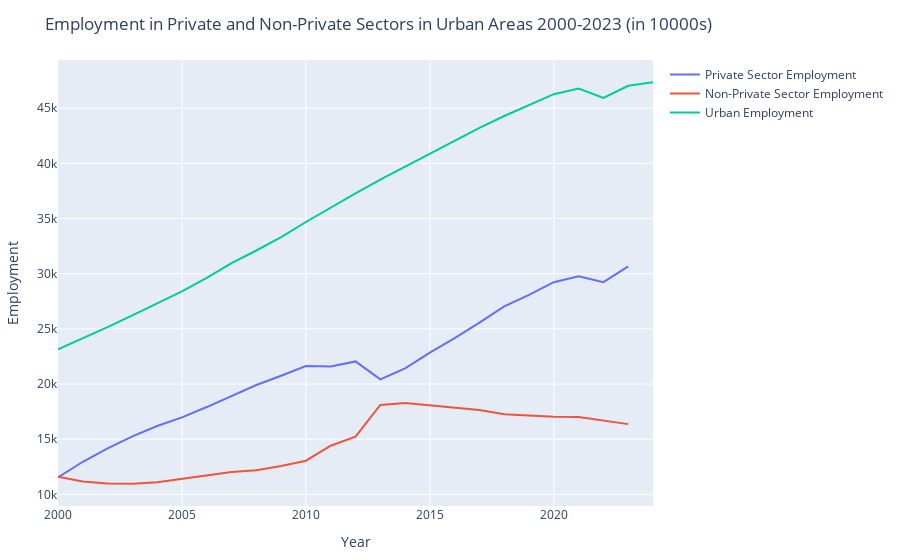

The notebook cell this image was saved under:
### Code cell
#Comparing Private and Non-Private Sector Employment in Urban Areas
df_overview."Urban Private Sector Employment" = df_overview."Urban Employed Persons" .- df_overview."Number of Employed Persons in Urban Non-private Units"
private_urban_line = PlotlyJS.scatter(
    x = df_overview."Year",
    y = df_overview."Urban Private Sector Employment",
    mode = "lines",
    name = "Private Sector Employment",
    yaxis = "y"   # primary y-axis
)
non_private_urban_line = PlotlyJS.scatter(
    x = df_overview."Year",
    y = df_overview."Number of Employed Persons in Urban Non-private Units",
    mode = "lines",
    name = "Non-Private Sector Employment",
    yaxis = "y"   # primary y-axis
)
layout4 = PlotlyJS.Layout(
    title = "Employment in Private and Non-Private Sectors in Urban Areas 2000-2023 (in 10000s)",
    xaxis = PlotlyJS.attr(title = "Year"),
    yaxis = PlotlyJS.attr(title = "Employment"),
)
private_non_urban_graph = PlotlyJS.plot([private_urban_line, non_private_urban_line, urban_line], layout4)
display(private_non_urban_graph)
PlotlyJS.savefig(private_non_urban_graph, "Graph/private_non_urban_graph.png")

### Figure 1 — Plotly figure (JSON) as saved in the notebook; plotly's stock layout.template omitted (floating-point values rounded to 4 significant figures)
{"data": [{"mode": "lines", "name": "Private Sector Employment", "type": "scatter", "x": [2000, 2001, 2002, 2003, 2004, 2005, 2006, 2007, 2008, 2009, 2010, 2011, 2012, 2013, 2014, 2015, 2016, 2017, 2018, 2019, 2020, 2021, 2022, 2023, 2024], "y": [11539, 12957, 14174, 15260, 16194, 16985, 17917, 18929, 19910, 20749, 21635, 21590, 22051, 20419, 21425, 22854, 24163, 25564, 27034, 28087, 29232, 29758, 29230, 30664, null], "yaxis": "y"}, {"mode": "lines", "name": "Non-Private Sector Employment", "type": "scatter", "x": [2000, 2001, 2002, 2003, 2004, 2005, 2006, 2007, 2008, 2009, 2010, 2011, 2012, 2013, 2014, 2015, 2016, 2017, 2018, 2019, 2020, 2021, 2022, 2023, 2024], "y": [11612, 11166, 10985, 10970, 11099, 11404, 11713, 12024, 12193, 12573, 13052, 14413, 15236, 18108, 18278, 18062, 17888, 17644, 17258, 17162, 17039, 17015, 16701, 16368, null], "yaxis": "y"}, {"mode": "lines", "name": "Urban Employment", "type": "scatter", "x": [2000, 2001, 2002, 2003, 2004, 2005, 2006, 2007, 2008, 2009, 2010, 2011, 2012, 2013, 2014, 2015, 2016, 2017, 2018, 2019, 2020, 2021, 2022, 2023, 2024], "y": [23151, 24123, 25159, 26230, 27293, 28389, 29630, 30953, 32103, 33322, 34687, 36003, 37287, 38527, 39703, 40916, 42051, 43208, 44292, 45249, 46271, 46773, 45931, 47032, 47345], "yaxis": "y"}], "layout": {"margin": {"b": 50, "l": 50, "r": 50, "t": 60}, "title": "Employment in Private and Non-Private Sectors in Urban Areas 2000-2023 (in 10000s)", "xaxis": {"title": "Year"}, "yaxis": {"title": "Employment"}}}
